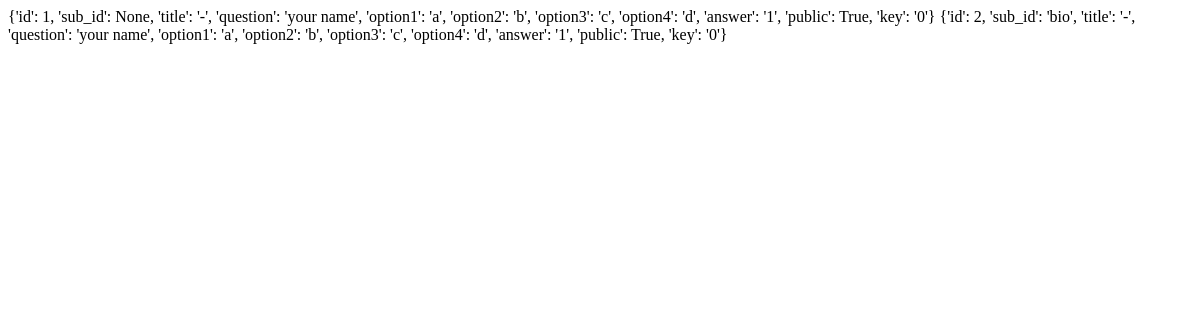
Before: /quiz/result/ with the older database file.
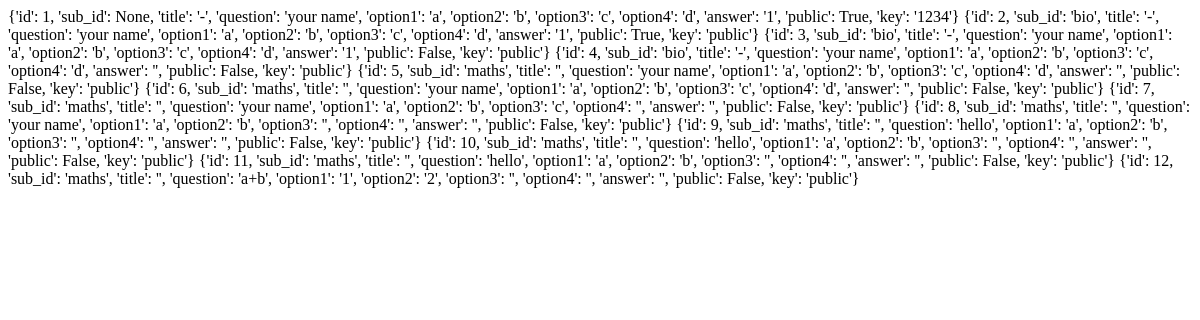
After: the same page with the newer database file.
### app/models.py (models this page shows)
class Questions(models.Model):
    sub = models.ForeignKey(Subjects, on_delete=models.CASCADE, name='sub', null=True)
    title = models.CharField(max_length=20, null= False, blank=False, name='title')
    question = models.CharField(max_length=50,null=True, name='question')
    option1 = models.CharField(max_length=10, null=False, blank=False, name='option1')
    option2 = models.CharField(max_length=10, null=False, blank=False, name='option2')
    option3 = models.CharField(max_length=10, null=True, blank=True, name='option3')
    option4 = models.CharField(max_length=10, null=True, blank=True, name='option4')
    answer = models.CharField(max_length=1, null=False, blank=False, name='answer')
    public = models.BooleanField(default=True, name='public')
    key = models.CharField(max_length=6, null=True, blank=True, name='key')

### app/views.py (the view)
# urls.py: path('result/', filter_result, name = 'result'),
def filter_result(request):
    s = Questions.objects.all().values()
    print(s)
    return render(request, 'quiz.html', {'items':s})

### templates/quiz.html (shortened to what this page needs)
<!DOCTYPE html>
<html lang="en">
<head>
</head>
<body>
{% for i in items %}
{{i}}
{% endfor %}
</body>
</html>

Changed rows visible on the page:
changed Questions (number 1 of 12 on the later page): i "…'1', 'public': True, 'key': '0'}" → "…'1', 'public': True, 'key': '1234'}"
changed Questions (number 2 of 12 on the later page): i "…'1', 'public': True, 'key': '0'}" → "…'1', 'public': True, 'key': 'public'}"
added Questions: i "{'id': 3, 'sub_id': 'bio', 'title': '-', 'question': 'your name', 'option1': 'a', 'option2': 'b', 'option3': 'c', 'option4': 'd', 'answer': '1', 'public': False, 'key': 'public'}"
added Questions: i "{'id': 4, 'sub_id': 'bio', 'title': '-', 'question': 'your name', 'option1': 'a', 'option2': 'b', 'option3': 'c', 'option4': 'd', 'answer': '', 'public': False, 'key': 'public'}"
added Questions: i "{'id': 5, 'sub_id': 'maths', 'title': '', 'question': 'your name', 'option1': 'a', 'option2': 'b', 'option3': 'c', 'option4': 'd', 'answer': '', 'public': False, 'key': 'public'}"
added Questions: i "{'id': 6, 'sub_id': 'maths', 'title': '', 'question': 'your name', 'option1': 'a', 'option2': 'b', 'option3': 'c', 'option4': 'd', 'answer': '', 'public': False, 'key': 'public'}"
added Questions: i "{'id': 7, 'sub_id': 'maths', 'title': '', 'question': 'your name', 'option1': 'a', 'option2': 'b', 'option3': 'c', 'option4': '', 'answer': '', 'public': False, 'key': 'public'}"
added Questions: i "{'id': 8, 'sub_id': 'maths', 'title': '', 'question': 'your name', 'option1': 'a', 'option2': 'b', 'option3': '', 'option4': '', 'answer': '', 'public': False, 'key': 'public'}"
added Questions: i "{'id': 9, 'sub_id': 'maths', 'title': '', 'question': 'hello', 'option1': 'a', 'option2': 'b', 'option3': '', 'option4': '', 'answer': '', 'public': False, 'key': 'public'}"
added Questions: i "{'id': 10, 'sub_id': 'maths', 'title': '', 'question': 'hello', 'option1': 'a', 'option2': 'b', 'option3': '', 'option4': '', 'answer': '', 'public': False, 'key': 'public'}"
added Questions: i "{'id': 11, 'sub_id': 'maths', 'title': '', 'question': 'hello', 'option1': 'a', 'option2': 'b', 'option3': '', 'option4': '', 'answer': '', 'public': False, 'key': 'public'}"
added Questions: i "{'id': 12, 'sub_id': 'maths', 'title': '', 'question': 'a+b', 'option1': '1', 'option2': '2', 'option3': '', 'option4': '', 'answer': '', 'public': False, 'key': 'public'}"
